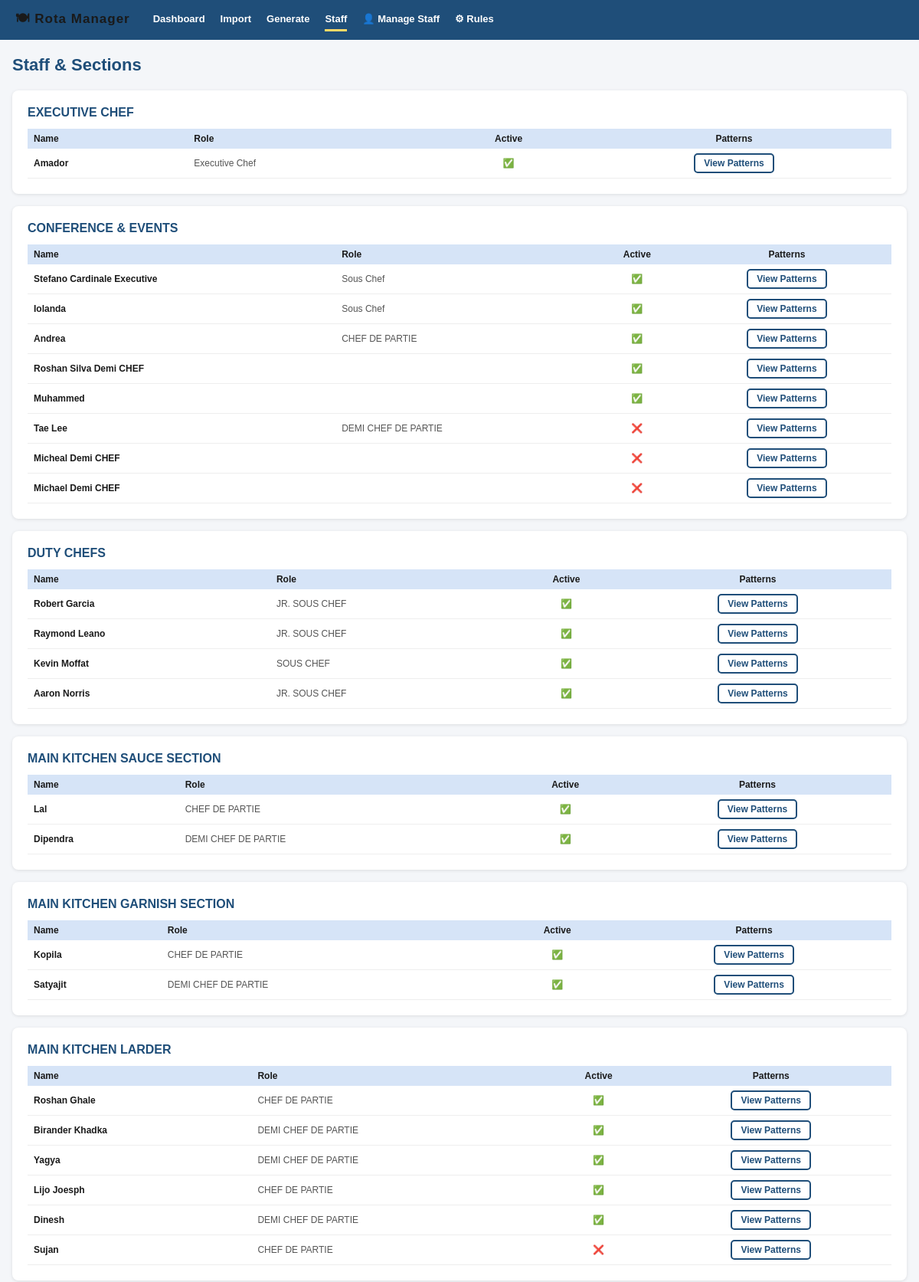
Page /staff/ (upper part) on the committed database.
### rota/models.py (models this page shows, shortened)
class Section(models.Model):
    name = models.CharField(max_length=100, unique=True)
    order = models.IntegerField(default=0)
    class Meta:
        ordering = ['order']

class Staff(models.Model):
    EMPLOYMENT_TYPES = [
        ('full_time', 'Full Time'),
        ('part_time', 'Part Time'),
        ('agency', 'Agency'),
        ('zero_hours', 'Zero Hours'),
    ]
    name = models.CharField(max_length=150)
    role = models.CharField(max_length=100, blank=True)
    section = models.ForeignKey(Section, on_delete=models.SET_NULL, null=True, related_name='staff')
    is_active = models.BooleanField(default=True)
    typical_shifts = models.TextField(default='{}', help_text='JSON: day_of_week -> preferred shift')
    contracted_hours_pw = models.DecimalField(
        max_digits=5, decimal_places=2, default=40.0,
        help_text='Contracted hours per week'
    )
    start_date = models.DateField(null=True, blank=True)
    end_date = models.DateField(null=True, blank=True)
    email = models.EmailField(blank=True)
    phone = models.CharField(max_length=30, blank=True)
    employment_type = models.CharField(
        max_length=20, default='full_time', choices=EMPLOYMENT_TYPES
    )

### rota/views.py (the view)
# urls.py: path('staff/', views.staff_list, name='staff_list'),
def staff_list(request):
    sections = Section.objects.prefetch_related('staff').order_by('order')
    return render(request, 'rota/staff_list.html', {'sections': sections})

### rota/templates/rota/staff_list.html (shortened to what this page needs)
{% extends 'rota/base.html' %}
{% block content %}
<h1>Staff & Sections</h1>
{% for section in sections %}
<div class="card" style="margin-bottom:16px;">
  <h2>{{ section.name }}</h2>
  <table style="width:100%;border-collapse:collapse;font-size:12px;">
    <thead>
      <tr style="background:var(--light-blue);">
        <th style="padding:6px 8px;text-align:left;">Name</th>
        <th style="padding:6px 8px;text-align:left;">Role</th>
        <th style="padding:6px 8px;text-align:center;">Active</th>
        <th style="padding:6px 8px;">Patterns</th>
      </tr>
    </thead>
    <tbody>
    {% for staff in section.staff.all %}
    <tr style="border-bottom:1px solid #eee;">
      <td style="padding:6px 8px;font-weight:600;">{{ staff.name }}</td>
      <td style="padding:6px 8px;color:#555;">{{ staff.role }}</td>
      <td style="padding:6px 8px;text-align:center;">{% if staff.is_active %}✅{% else %}❌{% endif %}</td>
      <td style="padding:6px 8px;text-align:center;">
        <a href="/staff/{{ staff.id }}/patterns/" class="btn btn-outline btn-sm">View Patterns</a>
      </td>
    </tr>
    {% empty %}
    <tr><td colspan="4" style="padding:8px;color:#888;">No staff in this section.</td></tr>
    {% endfor %}
    </tbody>
  </table>
</div>
{% empty %}
<div class="card"><p style="color:#888;">No sections yet. <a href="/import/">Import a rota</a> to populate staff and sections.</p></div>
{% endfor %}
{% endblock %}

### rota/templates/rota/base.html (style rules this page uses)
:root { --navy: #1f4e79; --blue: #2e75b6; --light-blue: #d6e4f7; --green: #70ad47; --light-green: #e2efda; --yellow: #ffd966; --red: #ff0000; --grey: #d9d9d9; --white: #ffffff; --text: #1a1a1a; --shift-early: #C0E6F5; --shift-am: #E2EFDA; --shift-pm: #FCE4D6; --shift-late: #F4B084; --shift-night: #B4C6E7; --shift-off: #d9d9d9; --shift-h: #ffd966; --shift-sick: #ffb3b3; --shift-other: #ffe4d0; --shift-breakfast: #c4f2de; --shift-brunch: #457aed; --sec-exec: #FFD966; --sec-conf: #00B050; --sec-duty: #AEAAAA; --sec-sauce: #FF0000; --sec-garnish: #B4C6E7; --sec-larder: #92D050; --sec-breakfast: #FFE699; --sec-night: #333333; --sec-canteen: #808080; --sec-pastry: #00B0F0; --sec-terrace: #F4B084; }
* { box-sizing: border-box; margin: 0; padding: 0; }
body { font-family: Arial, sans-serif; font-size: 13px; color: var(--text); background: #f4f6f9; }
h1 { font-size: 22px; color: var(--navy); margin-bottom: 20px; }
h2 { font-size: 16px; color: var(--navy); margin-bottom: 12px; }
.card { background: #fff; border-radius: 8px; box-shadow: 0 1px 4px rgba(0,0,0,.1); padding: 20px; margin-bottom: 20px; }
.btn { display: inline-block; padding: 7px 16px; border-radius: 5px; font-size: 13px; font-weight: 600; cursor: pointer; border: none; text-decoration: none; }
.btn-outline { background: transparent; border: 2px solid var(--navy); color: var(--navy); }
.btn-sm { padding: 4px 11px; font-size: 12px; }

### rows in the picture
Section: name "EXECUTIVE CHEF"
Staff: name "Amador", role "Executive Chef"
Section: name "CONFERENCE & EVENTS"
Staff: name "Stefano Cardinale Executive", role "Sous Chef"
Staff: name "Iolanda", role "Sous Chef"
Staff: name "Andrea", role "CHEF DE PARTIE"
Staff: name "Roshan Silva Demi CHEF"
Staff: name "Muhammed"
Staff: name "Tae Lee", role "DEMI CHEF DE PARTIE"
Staff: name "Micheal Demi CHEF"
Staff: name "Michael Demi CHEF"
Section: name "DUTY CHEFS"
Staff: name "Robert Garcia", role "JR. SOUS CHEF"
Staff: name "Raymond Leano", role "JR. SOUS CHEF"
Staff: name "Kevin Moffat", role "SOUS CHEF"
Staff: name "Aaron Norris", role "JR. SOUS CHEF"
Section: name "MAIN KITCHEN SAUCE SECTION"
Staff: name "Lal", role "CHEF DE PARTIE"
Staff: name "Dipendra", role "DEMI CHEF DE PARTIE"
Section: name "MAIN KITCHEN GARNISH SECTION"
Staff: name "Kopila", role "CHEF DE PARTIE"
Staff: name "Satyajit", role "DEMI CHEF DE PARTIE"
Section: name "MAIN KITCHEN LARDER"
Staff: name "Roshan Ghale", role "CHEF DE PARTIE"
Staff: name "Birander Khadka", role "DEMI CHEF DE PARTIE"
Staff: name "Yagya", role "DEMI CHEF DE PARTIE"
Staff: name "Lijo Joesph", role "CHEF DE PARTIE"
Staff: name "Dinesh", role "DEMI CHEF DE PARTIE"
Staff: name "Sujan", role "CHEF DE PARTIE"
